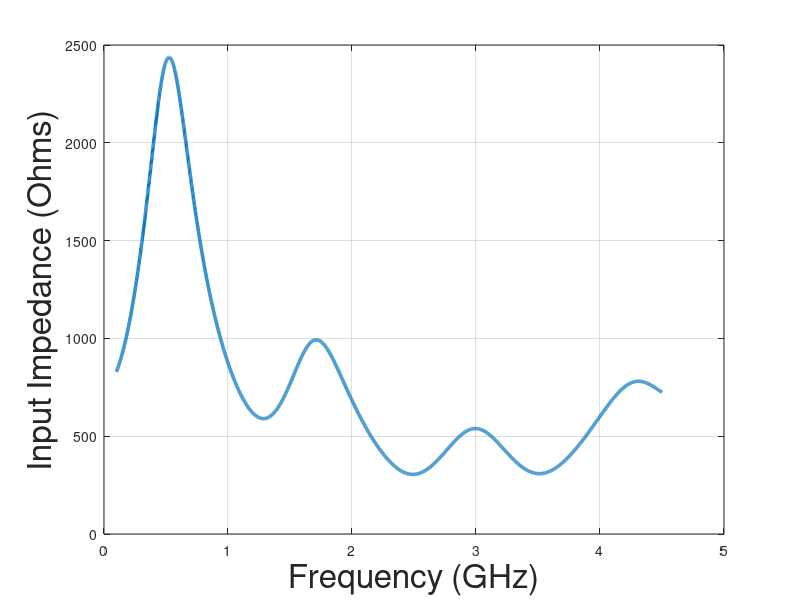
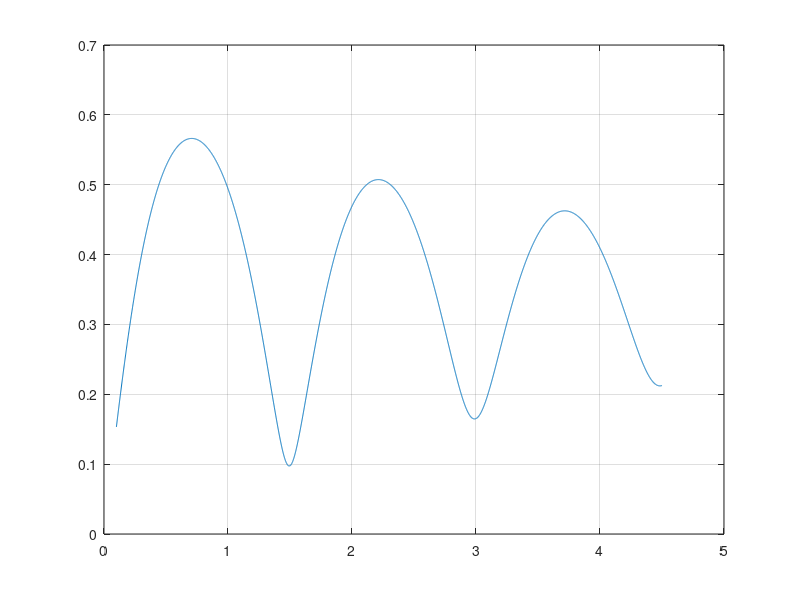

Write the MATLAB code that produced these figures, in order.
% close all;

fontsize = 24;
linewidth = 2.5;

eta0 = 376.73031346177066;
c0 = 299792.458e3;

f = 0.1e9:0.001e9:4.5e9;

l_1 = 0.025;
l_2 = 0.05;

eps_r1 = 1;
mu_r1 = 1;

eps_r2 = 1-0.1j;
mu_r2 = 4;

beta_1 = 2*pi*f/c0*sqrt(mu_r1*eps_r1);
beta_2 = 2*pi*f/c0*sqrt(mu_r2*eps_r2);
Z_w1 = eta0*sqrt(mu_r1/eps_r1);
Z_w2 = eta0*sqrt(mu_r2/eps_r2);

rho_0 = 0;  % no reflections
rho_1 = rho_0*exp(-2j*beta_1*l_1);
Z_1 = Z_w1*(1+rho_1)./(1-rho_1);
rho_2 = (Z_1-Z_w2)./(Z_1+Z_w2);
rho_3 = rho_2.*exp(-2j*beta_2*l_2);
Z_2 = Z_w2*(1+rho_3)./(1-rho_3);
rho_4 = (Z_2-Z_w1)./(Z_2+Z_w1);
rho_5 = rho_4.*exp(-2j*beta_1*l_1);
Z_3 = Z_w2*(1+rho_5)./(1-rho_5);

figHandle = figure;
set(figHandle,'color','w');
plot(f*1e-9,abs(Z_3), 'LineWidth', linewidth);
% plot(f*1e-9,rho_5, 'LineWidth', linewidth);
xlabel('Frequency (GHz)', 'FontSize', fontsize);
ylabel('Input Impedance (Ohms)', 'FontSize', fontsize)
grid;
hold;

figHandle = figure;
plot(f*1e-9,abs(rho_5));
grid;
